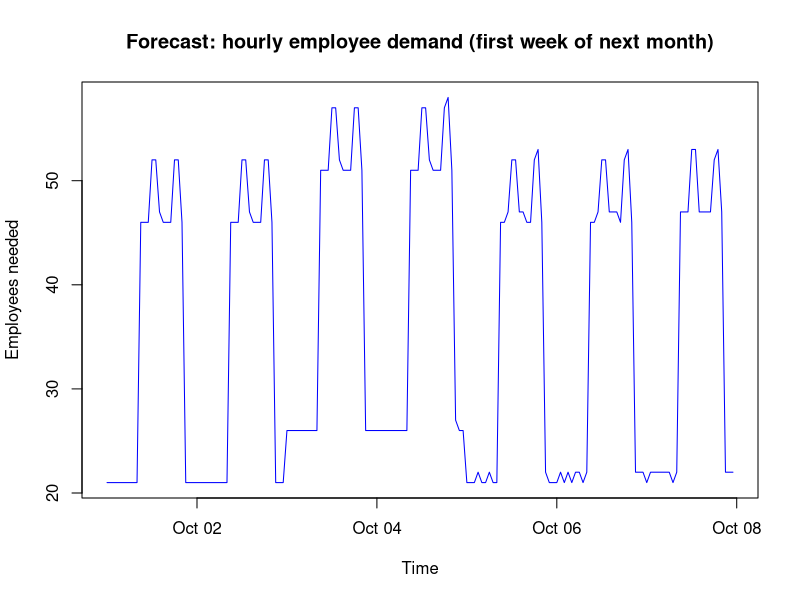

Generate this figure with R:
# Q8. HR analytics: predict demand for hourly employees for the following month (R)
# Approach: multiple linear regression on past hourly demand using
# hour-of-day, day-of-week and trend, then forecast every hour of next month.
# Run: Rscript 08_hr_analytics_demand_forecast.R
# Packages: base R only (uses stats::lm)

set.seed(42)

# 1. Simulate 6 months of hourly staffing demand (replace with your real CSV:
#    hr <- read.csv("hourly_demand.csv"), columns: datetime, employees_needed)
start <- as.POSIXct("2026-04-01 00:00:00", tz = "UTC")
hours <- seq(start, by = "hour", length.out = 24 * 183)   # Apr - Sep 2026
hr <- data.frame(datetime = hours)
hr$hour  <- as.integer(format(hr$datetime, "%H"))
hr$wday  <- factor(weekdays(hr$datetime),
                   levels = c("Monday", "Tuesday", "Wednesday", "Thursday",
                              "Friday", "Saturday", "Sunday"))
hr$trend <- seq_len(nrow(hr))

peak <- ifelse(hr$hour >= 9 & hr$hour <= 20, 1, 0)
hr$employees_needed <- round(
  8 + 25 * peak + 6 * (hr$hour %in% c(12, 13, 18, 19)) +
    5 * (hr$wday %in% c("Saturday", "Sunday")) +
    0.003 * hr$trend + rnorm(nrow(hr), 0, 2))
hr$employees_needed[hr$employees_needed < 0] <- 0

# 2. Train / test split by time (last 14 days = test)
n_test <- 24 * 14
train <- hr[1:(nrow(hr) - n_test), ]
test  <- hr[(nrow(hr) - n_test + 1):nrow(hr), ]

# 3. Model
model <- lm(employees_needed ~ factor(hour) + wday + trend, data = train)
print(summary(model)$r.squared)

# 4. Evaluate on the test period
pred <- predict(model, test)
rmse <- sqrt(mean((test$employees_needed - pred)^2))
mae  <- mean(abs(test$employees_needed - pred))
cat("RMSE:", round(rmse, 2), " MAE:", round(mae, 2), "\n")

# 5. Forecast the following month (October 2026), hour by hour
future <- data.frame(datetime = seq(as.POSIXct("2026-10-01 00:00:00", tz = "UTC"),
                                    by = "hour", length.out = 24 * 31))
future$hour  <- as.integer(format(future$datetime, "%H"))
future$wday  <- factor(weekdays(future$datetime), levels = levels(hr$wday))
future$trend <- max(hr$trend) + seq_len(nrow(future))
future$predicted_employees <- pmax(0, round(predict(model, future)))

cat("\nFirst 24 hours of forecast:\n")
print(head(future[, c("datetime", "predicted_employees")], 24))

# 6. Summary tables for HR planning
cat("\nAverage predicted demand by hour of day:\n")
print(round(tapply(future$predicted_employees, future$hour, mean), 1))
cat("\nAverage predicted demand by weekday:\n")
print(round(tapply(future$predicted_employees, future$wday, mean), 1))

write.csv(future, "hourly_demand_forecast_next_month.csv", row.names = FALSE)

png("hr_demand_forecast.png", width = 900, height = 450)
plot(future$datetime[1:(24 * 7)], future$predicted_employees[1:(24 * 7)],
     type = "l", col = "blue", xlab = "Time", ylab = "Employees needed",
     main = "Forecast: hourly employee demand (first week of next month)")
dev.off()
cat("\nSaved: hourly_demand_forecast_next_month.csv, hr_demand_forecast.png\n")
